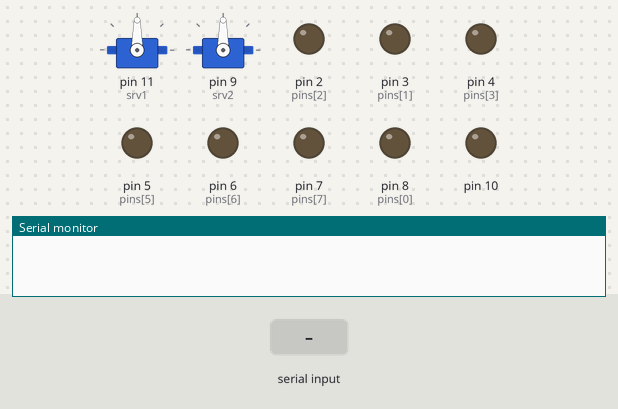
A sketch run on a simulated Arduino Uno, built with avr-gcc and run on an emulated ATmega328P. Shown: 2 × servo, output pins drawn as LEDs (lit = HIGH), the last lines printed to the serial monitor. Inputs (shaded band) come from the test bench.

Above: at 1.2 s.
1.3 s: "A\n" received over Serial
At 2.5 s:
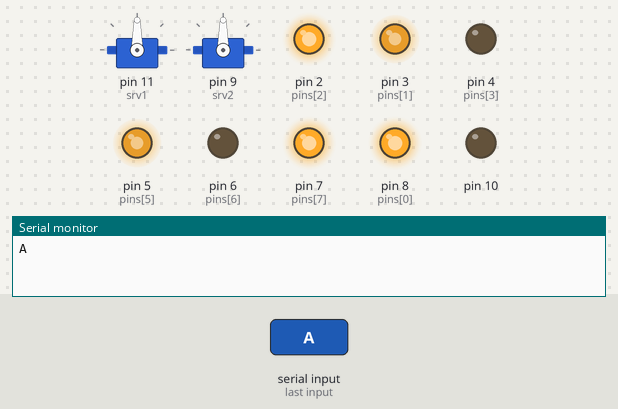
3.0 s: byte 66 (66) received over Serial
At 4.0 s:
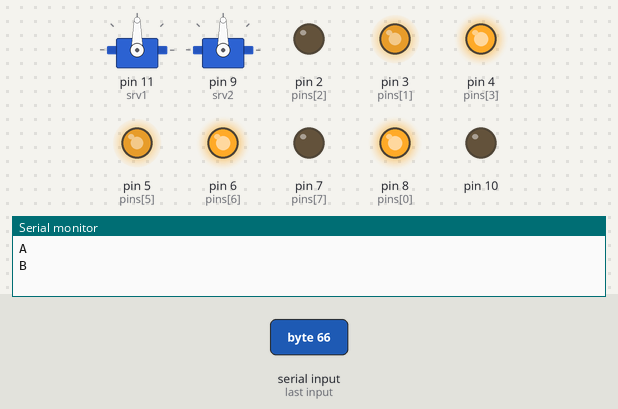
4.7 s: byte 67 (67) received over Serial
At 5.7 s:
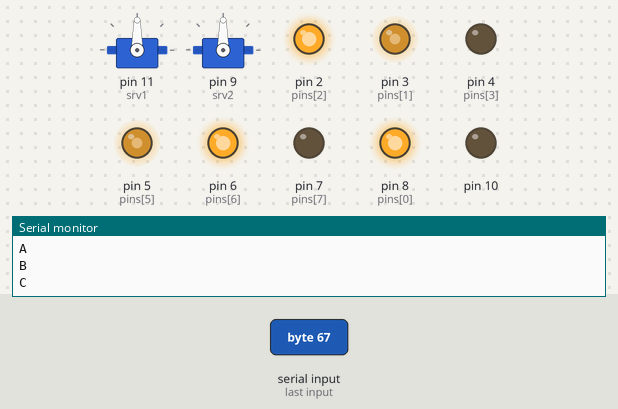
6.3 s: byte 68 (68) received over Serial
At 6.7 s:
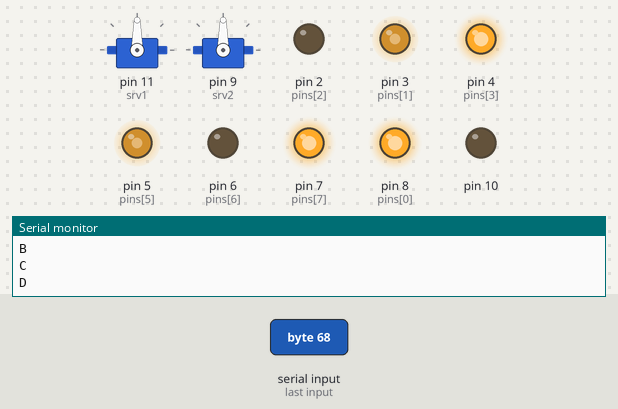
7.9 s: byte 69 (69) received over Serial
At 8.6 s:
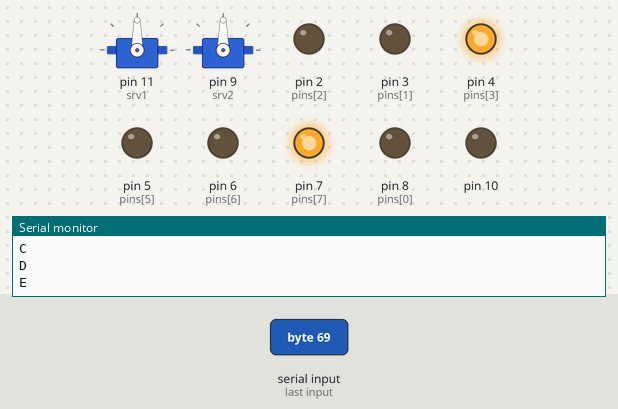
9.4 s: byte 70 (70) received over Serial
At 9.8 s:
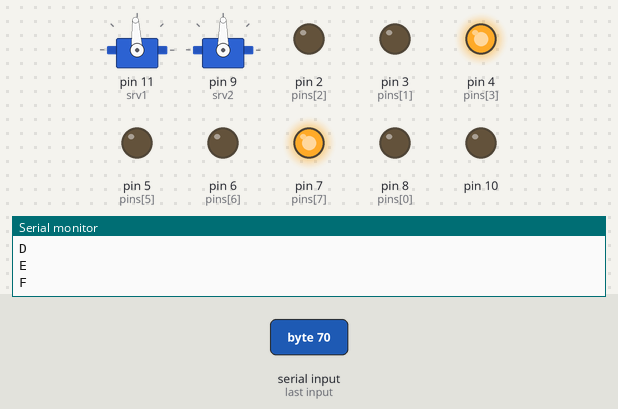
Timing chart, 0 to 11.9 s (numbered marks = the images above; inputs shaded):
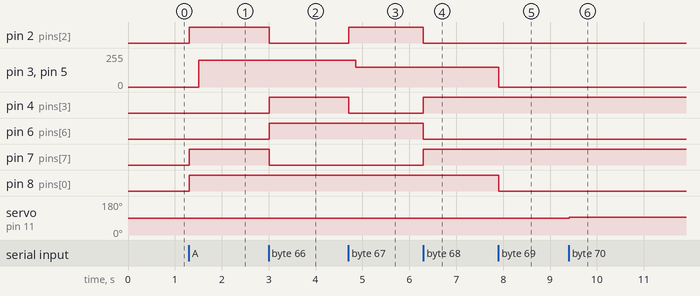

The sketch:

Ardu.ino
```cpp
//#include "function.cpp"

#include <Servo.h>

Servo srv1;
Servo srv2;

int pins[8] = {8, 3, 2, 4, 8, 5, 6 , 7};
int servos[6] = {10, 11, 90, 90};

void motorWrite(int max_speed, int _direction){
    if(max_speed == -1){
        digitalWrite(pins[0], LOW);
        digitalWrite(pins[4], LOW);
        analogWrite(pins[1], 0);
        analogWrite(pins[5], 0);
    }
    else{
        digitalWrite(pins[0], HIGH);
        digitalWrite(pins[4], HIGH);
        switch (_direction) {
        case 1:  //ahead
            digitalWrite(pins[2], HIGH);
            digitalWrite(pins[3], LOW);
            digitalWrite(pins[6], LOW);
            digitalWrite(pins[7], HIGH);
            break;
        case 2:  //backward
            digitalWrite(pins[2], LOW);
            digitalWrite(pins[3], HIGH);
            digitalWrite(pins[6], HIGH);
            digitalWrite(pins[7], LOW);
            break;
        case 3:  //right
            digitalWrite(pins[2], HIGH);
            digitalWrite(pins[3], LOW);
            digitalWrite(pins[6], HIGH);
            digitalWrite(pins[7], LOW);
            break;
        case 4:  //left
            digitalWrite(pins[2], LOW);
            digitalWrite(pins[3], HIGH);
            digitalWrite(pins[6], LOW);
            digitalWrite(pins[7], HIGH);
            break;
        default:
            break;
        }
        //gradually turn on the engines
        for(int i = 1; i <= max_speed; i++){
            analogWrite(pins[1], i);
            analogWrite(pins[5], i);
            delay(1);
        }
    }
}
void servo(int flag){
  if(flag == 11){
    if(servos[2] < 120) servos[2] += 3;
    srv1.write(servos[2]);
  }
  if(flag == 10){
    if(servos[2] > 20) servos[2] -= 3;
    srv1.write(servos[2]);
  }
  if(flag == 21){
    if(servos[3] < 120) servos[3] += 3;
    srv2.write(servos[3]);
  }
  if(flag == 20){
    if(servos[3] > 20) servos[3] -= 3;
    srv2.write(servos[3]);
  }
}

void setup() {
  for(int i = 0; i< 8; i++){
    pinMode(pins[i], OUTPUT);
  }
  pinMode(10, OUTPUT);
  pinMode(11, OUTPUT);

  srv1.attach(11);
  srv2.attach(9);
  srv1.write(90);
  srv2.write(90);

  Serial.begin(115200);
}

void loop() {
  if(Serial.available()){
    char count = Serial.read();
    Serial.println(count);
    switch (count) {
      case 65:
      {
        motorWrite(200, 1);
        break;
      }
      case 66:
      {
       motorWrite(200, 2);
       break;
      }
      case 67:
      {
        motorWrite(150, 3);
        break;
      }
      case 68:
      {
        motorWrite(150, 4);
        break;
      }
      case 69:
      {
        motorWrite(-1, 0);
        break;
      }
      case 70:
      {
      servo(11);
      break;
      }
      case 71:
      {
        servo(10);
        break;
      }
      case 72:
      {
      servo(21);
      break;
      }
      case 73:
      {
        servo(20);
        break;
      }
    }
    }
  delay(10);
}
```

function.cpp
```cpp
//#include "function.cpp"
#include "Arduino.h"


/*this function initializes pins control drivers
 * --------------------------------
 *  1       2      3         4
 * anble   pwm   toward   reverse
 *--------------------------------
 * on the platform we have to driver therefor
 * array leght is 8 position*/


//pinMode(pins[0], OUTPUT);
/*
void init(){
  for(int i = 0; i< 8; i++){
    pinMode(pins[i], OUTPUT);
  }
  pinMode(servos[0], OUTPUT);
  pinMode(servos[1], OUTPUT);
}*//*

bool motorWriteInit(int *arr){
    for(int i = 0; i < 8; i++){
        pins[i] = arr[i];
    }
    return 0;
}*/
//the speed value varies between 1 and 255

/*
int sign(int arg1, int arg2){
    if(arg1 > arg2) return 1;
    else return -1;
}

//angle value varies between 0 to 180 degres
void camServo(int pos1, int pos2){
    for(;;){
        if(pos1 != -1){
            servos[4] += sign(pos1, servos[4]);
            srv1.write(servos[4]);
        }
        if(pos2 != -1){
            servos[5] += sign(pos1, servos[5]);
            srv1.write(servos[5]);
        }
        delay(1);
    }
}
/*this fuct initializes pins that control camera servos
 * ------------------------------------------------------------------------
 *      1           2           3         4            5             6
 * horizontal    vertical   border_1   border_2   start_pos_1   start_pos_2
 * -------------------------------------------------------------------------
bool camServoInit(int *arr){
    for(int i = 0; i < 6; i++){
        servos[i] = arr[i];
    }
    srv1.attach(servos[0]);
    srv2.attach(servos[1]);
    camServo(servos[4], servos[5]);
    return 0;
}*/
```

Measured:
- after the input at 1.3 s, pin 2 (pins[2]), pin 7 (pins[7]), pin 8 (pins[0]): LOW → HIGH at once; pin 3 (pins[1]), pin 5 (pins[5]): 0/255 → 200/255 after 0.21 s
- after the input at 3.0 s, pin 2 (pins[2]), pin 7 (pins[7]): HIGH → LOW at once; pin 4 (pins[3]), pin 6 (pins[6]): LOW → HIGH at once
- after the input at 4.7 s, pin 2 (pins[2]): LOW → HIGH at once; pin 3 (pins[1]), pin 5 (pins[5]): 200/255 → 150/255 after 0.16 s; pin 4 (pins[3]): HIGH → LOW at once
- after the input at 6.3 s, pin 2 (pins[2]), pin 6 (pins[6]): HIGH → LOW at once; pin 4 (pins[3]), pin 7 (pins[7]): LOW → HIGH at once
- after the input at 7.9 s, pin 3 (pins[1]), pin 5 (pins[5]): 150/255 → 0/255 at once; pin 8 (pins[0]): HIGH → LOW at once
- after the input at 9.4 s, servo on pin 11 (srv1): 90° → 93° at once
